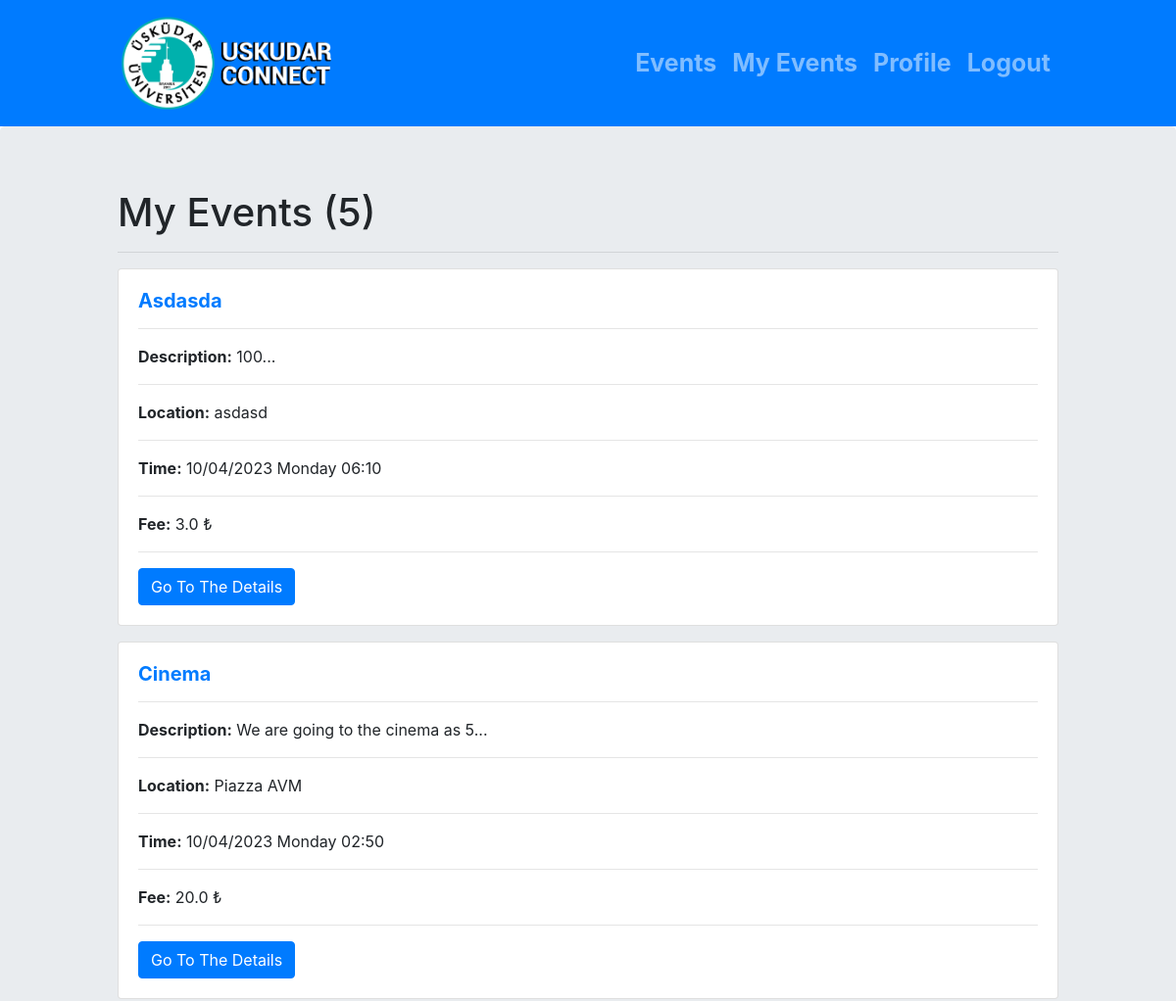
The app's page /my-events/ (signed in, upper part), older data.
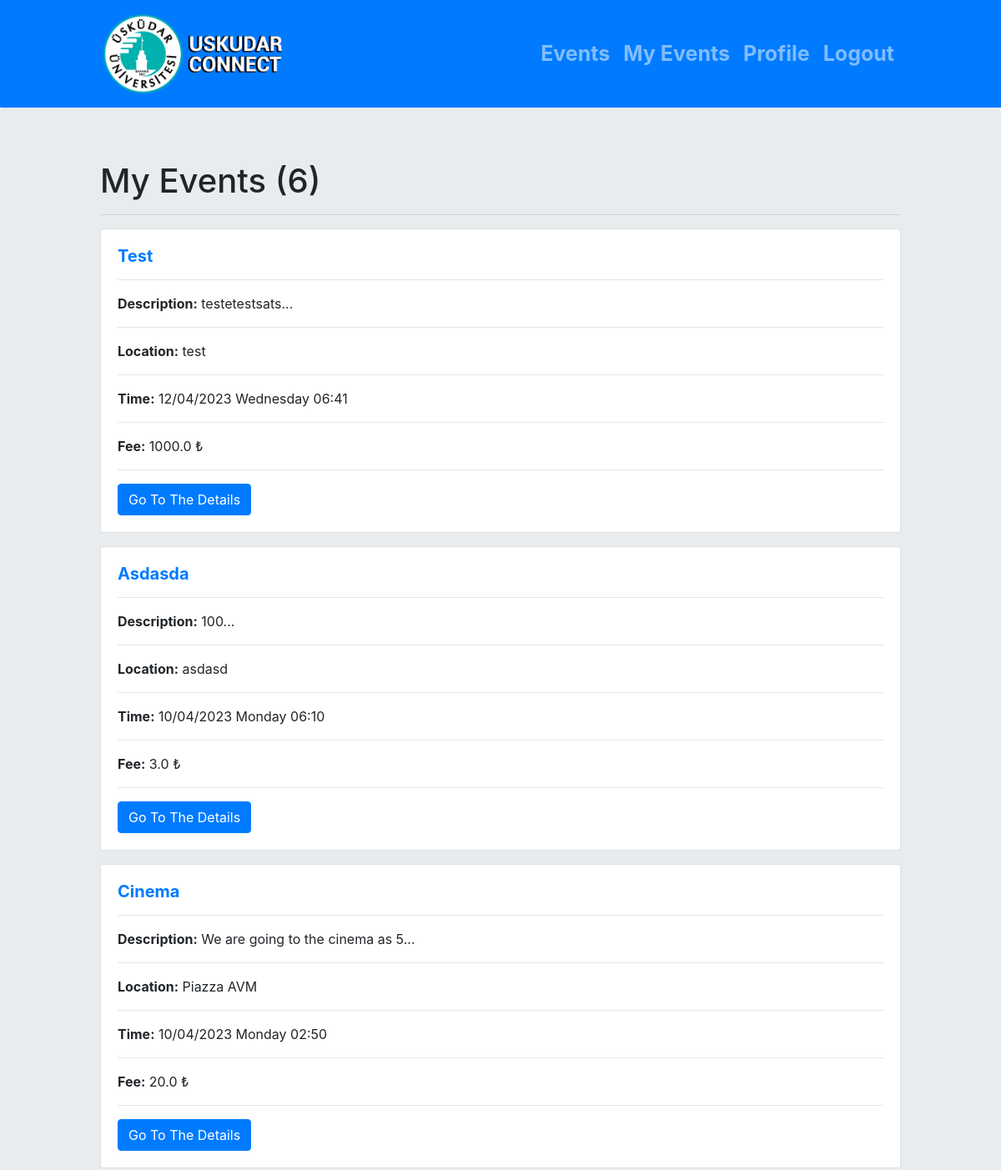
The same page, newer data.
### events/models.py (models this page shows, shortened)
class Event(models.Model):
    title = models.CharField(max_length=100)
    description = models.TextField(blank=True)
    location = models.TextField()
    price = models.FloatField(blank=True, default=0)
    time = models.DateTimeField(validators=[validate_datetime])
    users = models.ManyToManyField(User, related_name='events_attending')
    created_by = models.ForeignKey(User, on_delete=models.CASCADE, related_name='created_events', blank=True, default="", null=True)
    maximum_people = models.IntegerField(blank=True, default=3)

### events/views.py (the view)
# urls.py: path('my-events/', my_events , name='my-events'),
@login_required
def my_events(request):
    events = Event.objects.filter(users=request.user).order_by('-time')
    events_attending = Event.objects.filter(users=request.user)
    paginator = Paginator(events, EVENT_PER_PAGE)
    page = request.GET.get('page')
    events = paginator.get_page(page)
    return render(request, 'events/my_events.html', {'events': events, 'PAGE_PER_PAGE':PAGE_PER_PAGE,'events_attending': events_attending})

### templates/events/my_events.html (shortened to what this page needs)
{% extends "base.html" %}
{% block content %}
<h1>My Events ({{events|length}})</h1><hr/>
{% if events %}
  {% for event in events %}
    <div class="card mb-3">
        <div class="card-body">
          <a href="{% url 'event-detail' pk=event.pk %}"><h5 class="card-title"><b>{{event.title|title}} {% if event.old_post %}<span class="badge badge-secondary"><i class="fa-solid fa-skull"></i> Old Event</span>{% endif %}</b></h5></a>
          <hr/>
          <p class="card-text"><b>Description:</b> {{event.description|truncatechars:200|add:'...'}}</p>
          <hr/>
          <p class="card-text"><b>Location:</b> {{event.location}}</p>
          <hr/>
          <p class="card-text"><b>Time:</b> {{event.time|date:"j/m/Y l H:i" }}</p>
          <hr/>
          <p class="card-text"><b>Fee:</b> {{event.price}} ₺</p>
          <hr/>
          <a href="{% url 'event-detail' pk=event.pk %}" class="btn btn-primary">Go To The Details</a>
        </div>
      </div>
  {% endfor %}
{% else %}
There is nothing yet.
{% endif %}
{% endblock content %}

Row changes from the older to the newer data that the page shows:
added Event: title "Test", description|add "testetestsats...", location "test", time "12/04/2023 Wednesday 06:41", price "1000.0"
Text that changed along with them:
{{ events|length }}: "5" → "6"
